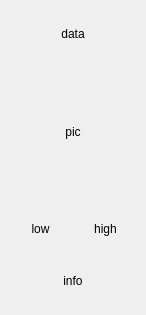
<?xml version="1.0" encoding="UTF-8"?>
<ui version="4.0">
 <class>Weather_Widget</class>
 <widget class="QDialog" name="Weather_Widget">
  <property name="geometry">
   <rect>
    <x>0</x>
    <y>0</y>
    <width>146</width>
    <height>315</height>
   </rect>
  </property>
  <property name="sizePolicy">
   <sizepolicy hsizetype="Fixed" vsizetype="Expanding">
    <horstretch>0</horstretch>
    <verstretch>0</verstretch>
   </sizepolicy>
  </property>
  <property name="maximumSize">
   <size>
    <width>146</width>
    <height>16777215</height>
   </size>
  </property>
  <property name="windowTitle">
   <string>Dialog</string>
  </property>
  <layout class="QVBoxLayout" name="verticalLayout" stretch="1,3,1,1">
   <item>
    <widget class="QLabel" name="label_data">
     <property name="text">
      <string>data</string>
     </property>
     <property name="alignment">
      <set>Qt::AlignCenter</set>
     </property>
    </widget>
   </item>
   <item>
    <widget class="QLabel" name="label_icon">
     <property name="text">
      <string>pic</string>
     </property>
     <property name="alignment">
      <set>Qt::AlignCenter</set>
     </property>
    </widget>
   </item>
   <item>
    <layout class="QHBoxLayout" name="horizontalLayout">
     <item>
      <widget class="QLabel" name="label_low_temp">
       <property name="text">
        <string>low</string>
       </property>
       <property name="alignment">
        <set>Qt::AlignCenter</set>
       </property>
      </widget>
     </item>
     <item>
      <widget class="QLabel" name="label_high_temp">
       <property name="text">
        <string>high</string>
       </property>
       <property name="alignment">
        <set>Qt::AlignCenter</set>
       </property>
      </widget>
     </item>
    </layout>
   </item>
   <item>
    <widget class="QLabel" name="label_text_info">
     <property name="text">
      <string>info</string>
     </property>
     <property name="alignment">
      <set>Qt::AlignCenter</set>
     </property>
    </widget>
   </item>
  </layout>
 </widget>
 <resources/>
 <connections/>
</ui>
